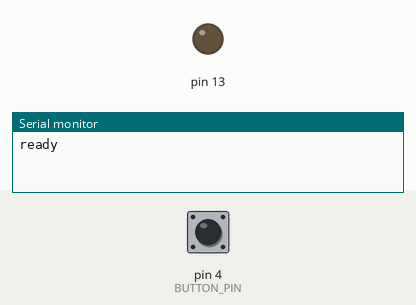
This sketch was run on a simulated Arduino Uno, built with avr-gcc and run on an emulated ATmega328P. Parts: output pins drawn as LEDs (lit = HIGH), the last lines printed to the serial monitor. The inputs (shaded band) are chosen by the test bench; at power-on: pin 4 (BUTTON_PIN) HIGH.

Above: at 1.2 s.
1.3 s: pin 4 (BUTTON_PIN) pulled LOW for 0.15 s
At 2.5 s:
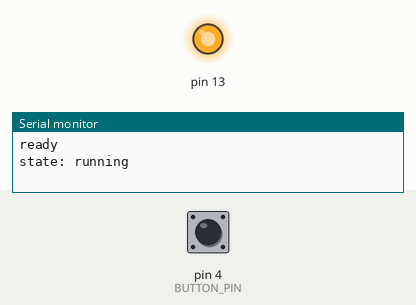
2.9 s: pin 4 (BUTTON_PIN) pulled LOW for 1 s
At 3.9 s:
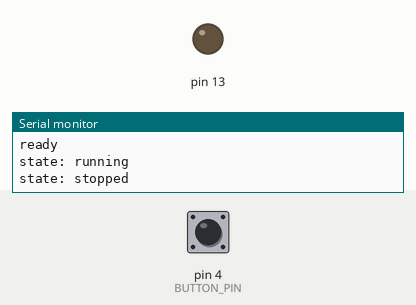
5.4 s: pin 4 (BUTTON_PIN) pulled LOW for 3.2 s
At 5.9 s:
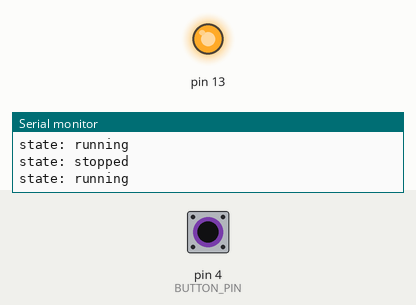
Timing chart, 0 to 8.4 s (numbered marks = the images above; inputs shaded):
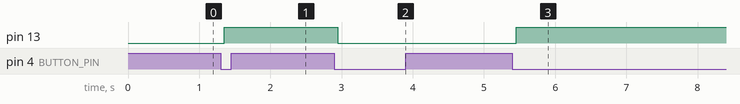

Measured:
- after the input at 1.3 s, pin 13: LOW → HIGH after 0.05 s
- after the input at 2.9 s, pin 13: HIGH → LOW after 0.05 s
- after the input at 5.4 s, pin 13: LOW → HIGH after 0.05 s

The sketch:

Basis_programma_met_interrupt.ino
```cpp
#include "SerialCommand.h"
#include "EEPROMAnything.h"

#define SerialPort Serial
#define Baudrate 115200

SerialCommand sCmd(SerialPort);
bool debug;
unsigned long previous, calculationTime;

struct param_t
{
  unsigned long cycleTime;
  /* andere parameters die in het eeprom geheugen moeten opgeslagen worden voeg je hier toe ... */
} params;

//TOEGEVOEGD: run-state en knop
const uint8_t BUTTON_PIN = 4;       // hardware drukknop
volatile bool running = false;      // run/stop status

// eenvoudige debounce
unsigned long lastDebounceTime = 0;
const unsigned long debounceDelay = 50; // ms
int lastButtonReading = HIGH;       // omdat INPUT_PULLUP: HIGH = niet ingedrukt
int stableButtonState = HIGH;       // huidige stabiele toestand


void setup()
{
  SerialPort.begin(Baudrate);

  sCmd.addCommand("set", onSet);
  sCmd.addCommand("debug", onDebug);
  sCmd.setDefaultHandler(onUnknownCommand);


  //TOEGEVOEGD: extra start/stop commands
  sCmd.addCommand("start", onStart);  // via Bluetooth/Serial starten
  sCmd.addCommand("stop", onStop);    // via Bluetooth/Serial stoppen


  EEPROM_readAnything(0, params);

//TOEGEVOEGD: knop init
  pinMode(BUTTON_PIN, INPUT_PULLUP);  // interne pull-up, knop naar GND


  pinMode(13, OUTPUT);
  SerialPort.println("ready");
}

void loop()
{
  sCmd.readSerial();

  //TOEGEVOEGD: hardware knop debounce en toggle
  int reading = digitalRead(BUTTON_PIN);
  if (reading != lastButtonReading) {
    lastDebounceTime = millis();      // ingang veranderde: start debounce timer
  }
  lastButtonReading = reading;

  if ((millis() - lastDebounceTime) > debounceDelay) {
    // stabiele toestand bereikt
    if (reading != stableButtonState) {
      stableButtonState = reading;
      // detecteer een knopdruk (falling edge: van HIGH naar LOW)
      if (stableButtonState == LOW) {
        running = !running;           // toggle run/stop
        digitalWrite(13, running ? HIGH : LOW);
        SerialPort.print("state: ");
        SerialPort.println(running ? "running" : "stopped");
      }
    }
  }
  /* ========================================================================================= */

  unsigned long current = micros();
  if (current - previous >= params.cycleTime)
  {
    previous = current;

    if (running) {
      /* code die cyclisch moet uitgevoerd worden programmeer je hier ... */
    }
  }

  unsigned long difference = micros() - current;
  if (difference > calculationTime) calculationTime = difference;
}

void onUnknownCommand(char *command)
{
  SerialPort.print("unknown command: \"");
  SerialPort.print(command);
  SerialPort.println("\"");
}

void onSet()
{
  char* param = sCmd.next();
  char* value = sCmd.next();

  if (strcmp(param, "cycle") == 0) params.cycleTime = atol(value);
  /* parameters een nieuwe waarde geven via het set commando doe je hier ... */

  EEPROM_writeAnything(0, params);
}

void onDebug()
{
  SerialPort.print("cycle time: ");
  SerialPort.println(params.cycleTime);

  /* parameters weergeven met behulp van het debug commando doe je hier ... */

  SerialPort.print("calculation time: ");
  SerialPort.println(calculationTime);
  calculationTime = 0;
}

/* ===================== TOEGEVOEGD: start/stop handlers ===================== */
void onStart() {
  running = true;
  digitalWrite(13, HIGH);
  SerialPort.println("started");
}

void onStop() {
  running = false;
  digitalWrite(13, LOW);
  SerialPort.println("stopped");
}
```

EEPROMAnything.h
```cpp
#include <EEPROM.h>
#include <Arduino.h>  // for type definitions

template <class T> int EEPROM_writeAnything(int ee, const T& value)
{
    const byte* p = (const byte*)(const void*)&value;
    unsigned int i;
    for (i = 0; i < sizeof(value); i++)
          EEPROM.write(ee++, *p++);
    return i;
}

template <class T> int EEPROM_readAnything(int ee, T& value)
{
    byte* p = (byte*)(void*)&value;
    unsigned int i;
    for (i = 0; i < sizeof(value); i++)
          *p++ = EEPROM.read(ee++);
    return i;
}

template <class T> int EEPROM_resetAnything(int ee, const T& value)
{
    const byte* p = (const byte*)(const void*)&value;
    unsigned int i;
    for (i = 0; i < sizeof(value); i++)
          EEPROM.write(ee++, 0);
    return i;
}
```

SerialCommand.cpp
```cpp
// (licence header left out)
#if defined(ARDUINO) && ARDUINO >= 100
#include "Arduino.h"
#else
#include "WProgram.h"
#endif

#include "SerialCommand.h"


#include <string.h>

SerialCommand::SerialCommand(Stream &stream)
{
	serial = &stream;
	strncpy(delim," ",MAXDELIMETER);  // strtok_r needs a null-terminated string
	term='\r';   // return character, default terminator for commands
	numCommand=0;    // Number of callback handlers installed
	clearBuffer();
}


//
// Initialize the command buffer being processed to all null characters
//
void SerialCommand::clearBuffer()
{
	for (int i=0; i<SERIALCOMMANDBUFFER; i++)
	{
		buffer[i]='\0';
	}
	bufPos=0;
}

// Retrieve the next token ("word" or "argument") from the Command buffer.
// returns a NULL if no more tokens exist.
char *SerialCommand::next()
{
	char *nextToken;
	nextToken = strtok_r(NULL, delim, &last);
	return nextToken;
}

// This checks the Serial stream for characters, and assembles them into a buffer.
// When the terminator character (default '\r') is seen, it starts parsing the
// buffer for a prefix command, and calls handlers setup by addCommand() member
void SerialCommand::readSerial()
{
	while (serial->available() > 0)
	{
		int i;
		boolean matched;
		inChar=serial->read();   // Read single available character, there may be more waiting

		#ifdef SERIALCOMMANDDEBUG
		serial->print(inChar);   // Echo back to serial stream
		#endif

		if (inChar==term)      // Check for the terminator (default '\r') meaning end of command
		{
			#ifdef SERIALCOMMANDDEBUG
			serial->print("Received: ");
			serial->println(buffer);
		        #endif
			bufPos=0;           // Reset to start of buffer
			token = strtok_r(buffer,delim,&last);   // Search for command at start of buffer
			if (token == NULL) return;
			matched=false;
			for (i=0; i<numCommand; i++)
                        {
				#ifdef SERIALCOMMANDDEBUG
				serial->print("Comparing [");
				serial->print(token);
				serial->print("] to [");
				serial->print(CommandList[i].command);
				serial->println("]");
				#endif
				// Compare the found command against the list of known commands for a match
				if (strncmp(token,CommandList[i].command,SERIALCOMMANDBUFFER) == 0)
				{
					#ifdef SERIALCOMMANDDEBUG
					serial->print("Matched Command: ");
					serial->println(token);
					#endif
					// Execute the stored handler function for the command
					(*CommandList[i].function)();
					clearBuffer();
					matched=true;
					break;
				}
			}
			if (matched==false)
                        {
				if (defaultHandler != NULL) (*defaultHandler)(token);
				clearBuffer();
			}

		}
		if (isprint(inChar))   // Only printable characters into the buffer
		{
			buffer[bufPos++]=inChar;   // Put character into buffer
			buffer[bufPos]='\0';  // Null terminate
			if (bufPos > SERIALCOMMANDBUFFER-1) bufPos=0; // wrap buffer around if full
		}
	}
}

// Adds a "command" and a handler function to the list of available commands.
// This is used for matching a found token in the buffer, and gives the pointer
// to the handler function to deal with it.
void SerialCommand::addCommand(const char *command, void (*function)())
{
	if (numCommand < MAXSERIALCOMMANDS)
        {
		#ifdef SERIALCOMMANDDEBUG
		serial->print(numCommand);
		serial->print("-");
		serial->print("Adding command for ");
		serial->println(command);
		#endif

		strncpy(CommandList[numCommand].command,command,SERIALCOMMANDBUFFER);
		CommandList[numCommand].function = function;
		numCommand++;
	}
        else
        {
		// In this case, you tried to push more commands into the buffer than it is compiled to hold.
		// Not much we can do since there is no real visible error assertion, we just ignore adding
		// the command
		#ifdef SERIALCOMMANDDEBUG
		serial->println("Too many handlers - recompile changing MAXSERIALCOMMANDS");
		#endif
	}
}

// This sets up a handler to be called in the event that the receveived command string
// isn't in the list of things with handlers.
void SerialCommand::setDefaultHandler(void (*function)(char*))
{
	defaultHandler = function;
}
```

SerialCommand.h
```cpp
// (licence header left out)
#ifndef SerialCommand_h
#define SerialCommand_h

#if defined(ARDUINO) && ARDUINO >= 100
#include "Arduino.h"
#else
#include "WProgram.h"
#endif

#include <string.h>


#define SERIALCOMMANDBUFFER 32
#define MAXSERIALCOMMANDS 10
#define MAXDELIMETER 2

#define SERIALCOMMANDDEBUG 1
#undef SERIALCOMMANDDEBUG      // Comment this out to run the library in debug mode (verbose messages)

class SerialCommand
{
	public:
		SerialCommand(Stream &stream);  // Constructor for using SoftwareSerial objects

		void clearBuffer();   // Sets the command buffer to all '\0' (nulls)
		char *next();         // returns pointer to next token found in command buffer (for getting arguments to commands)
		void readSerial();    // Main entry point.
		void addCommand(const char *, void(*)());   // Add commands to processing dictionary
		void setDefaultHandler(void (*function)(char*));    // A handler to call when no valid command received.

	private:
		char inChar;          // A character read from the serial stream
		char buffer[SERIALCOMMANDBUFFER];   // Buffer of stored characters while waiting for terminator character
		int  bufPos;                        // Current position in the buffer
		char delim[MAXDELIMETER];           // null-terminated list of character to be used as delimeters for tokenizing (default " ")
		char term;                          // Character that signals end of command (default '\r')
		char *token;                        // Returned token from the command buffer as returned by strtok_r
		char *last;                         // State variable used by strtok_r during processing
		typedef struct _callback {
			char command[SERIALCOMMANDBUFFER];
			void (*function)();
		} SerialCommandCallback;            // Data structure to hold Command/Handler function key-value pairs
		int numCommand;
		SerialCommandCallback CommandList[MAXSERIALCOMMANDS];   // Actual definition for command/handler array
		void (*defaultHandler)(char*);           // Pointer to the default handler function
		Stream *serial;         // Pointer to a user-created SoftwareSerial object
};

#endif //SerialCommand_h
```
